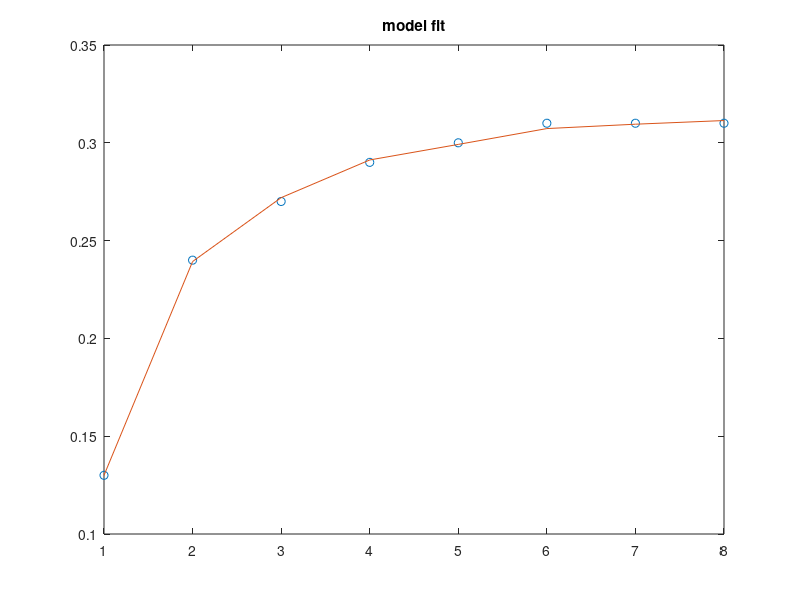

Source code (MATLAB):
X = [1 4 7 11 14 19 21 23]';
Y = [0.13 0.24 0.27 0.29 0.30 0.31 0.31 0.31]';

YY = 1./Y;
XX = [ones(length(X), 1) 1./X];

params = XX \ YY

y_fit = X./(params(2)+params(1)*X)

plot(1:length(Y),Y,'o',1:length(y_fit),y_fit); title('model fit');